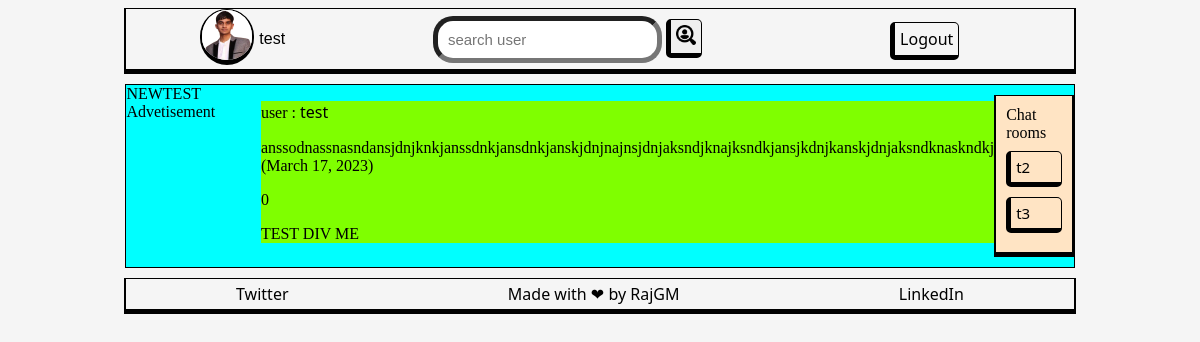
The app's page / (signed in) with its own data.
### socialmedia/models.py (models this page shows)
class Post(models.Model):
    postId = models.AutoField(primary_key=True)
    user = models.ForeignKey(User, on_delete=models.DO_NOTHING, related_name='posts')
    postDate = models.DateField(null=True)
    text = models.CharField(max_length=500)
    likes = models.IntegerField(null=True)
    media = models.ImageField(upload_to='dp')

class Follower(models.Model):
    user = models.CharField(max_length=200)
    follower = models.CharField(max_length=200)
    chat_room = models.CharField(max_length=100, null=True)

### socialmedia/views.py (the view)
# urls.py: path('', views.PostView.as_view(), name='home'),
class PostView(APIView):
    renderer_classes = [TemplateHTMLRenderer]
    template_name = 'home_base.html'
    def get(self, request):
        user = request.user
        queryset = Post.objects.all().order_by('-postId')
        if user.is_authenticated:
            user_profile = AppUser.objects.get(user=user)
            following_list=[]
            followings = Follower.objects.filter(follower=request.user)
            for following in followings:
                following_list.append(following)
            if user_profile.profileImage:
                image_url = user_profile.profileImage.url
            else:
                image_url = None
            return Response({'posts':queryset, 'user_profile':user_profile, 'img_url':image_url, 'user':user,'following_list':following_list})
        return Response({'posts':queryset, 'user_profile':None, 'img_url':None, 'user':user,'following_list':None})

### socialmedia/templates/home_base.html
{% include "./header.html" %}
<body class="column">
  {% include "./nav.html" %}
  <div class="mainBody">
    <div>NEWTEST Advetisement</div>
    <div>
      {% block content %} {% include "./home_feed.html"%} {% endblock %}
    </div>
    <div>{% block sidebar %} {% include "./sidebar.html" %} {% endblock %}</div>
  </div>
  {% include "./footer.html" %}
</body>

### socialmedia/templates/nav.html (shortened to what this page needs)
<div class="navBar boderDiv">
  {% if user.is_authenticated %}
  <div >
    {% if user_profile.profileImage %}
    <div class="row">
      <div>
        <a href="/user_home">
          <img src="{{ img_url }}" class="dp" />
        </a>
      </div>
      <div>{{ user.username }}</div>
    </div>
    {% else %}
    <div>
      <a href="/user_home">Profile</a>
    </div>
    {% endif %}
  </div>
  {% else %}
  <div>
    <a href="/login">Login</a>
  </div>
  {% endif %}
  <div>
    <form class="search-bar" method="POST" action="{% url 'search-user'%}">
      <input type="search" placeholder="search user" name="q" class="searchBar" />
      <button type="submit" id="search-button" class="button">
        <img src="/static/assets/search.png" class="iconImg" />
      </button>
    </form>
  </div>
  <div class="navRightDiv">
    {% if user.is_authenticated %}
    <div>
      <a href="../logout" class="button"> Logout </a>
    </div>
    {% else %}
    <div>
      <a href="/signup">Sign up</a>
    </div>
    {% endif %}
  </div>
</div>

### socialmedia/templates/home_feed.html (shortened to what this page needs)
<div class="feedDiv">
    {% for post in posts %}
    <div class="card" style='margin-top: 10px'>
      <div class="card-section">
        <p> user : <a href="/{{ post.user }}">{{ post.user }}</a> </p>
        <p>{{ post.text }} ({{ post.postDate }})</p>
        <p>{{post.likes}} </p>
      </div>
    </div>
    {% endfor %}
    <div>
      TEST DIV ME
    </div>
  </div>

### socialmedia/templates/sidebar.html
<div class="sideBar boderDiv">
{% if user.is_authenticated %}
    <div >
      <div>Chat rooms </div>
        <div class="chatRoomList">
        {% for following in following_list %}<a href="/chat/{{ following.chat_room }}"> <div class="button">
          {{ following.user }}
        </div>  </a>
        {% endfor %}
      </div>
    </div>
  {% else %}
    <div id="centerText">
      <p>LogIN to access</p>
      <p>To</p>
      <p>ChatBox</p>
    </div>
  {% endif %}
</div>

### socialmedia/static/css/index.css (style rules this page uses)
body { background-color: whitesmoke; }
.navBar { width: 80%; height: 60px; display: flex; flex-direction: row; justify-content: space-around; align-items: center; }
.iconImg { height: 20px; width: 20px; }
.dp { height: 50px; width: 50px; border-radius: 50px; border-top: 1px solid black; border-left: 2px solid black; border-right: 2px solid black; border-bottom: 5px solid black; }
.navRightDiv { display: flex; flex-direction: row; justify-content: space-around; align-items: center; width: 150px; }
.button { padding:5px; border-radius: 5px; text-decoration: none; border: 1px solid black; border-left: 5px solid black; border-bottom: 5px solid black; }
.column { display: flex; flex-direction: column; align-items: center; gap: 10px; }
.searchBar { border-width: 5px; border-radius: 20px; }
.boderDiv { border-top: 1px solid black; border-left: 2px solid black; border-right: 2px solid black; border-bottom: 5px solid black; }
a { text-decoration: none; color: black; font-family: 'Segoe UI', Tahoma, Geneva, Verdana, sans-serif; }
.mainBody { width: 80%; display: flex; flex-direction: row; justify-content: space-around; border: 1px solid black; background-color: aqua; }
.feedDiv { background-color: chartreuse; }
.sideBar { display: flex; flex-direction: column; background-color: bisque; margin-top: 10px; padding: 10px; margin-bottom: 10px; }
.row { display: flex; flex-direction: row; justify-content: space-around; align-items: center; gap: 5px; font-family: 'Lucida Sans', 'Lucida Sans Regular', 'Lucida Grande', 'Lucida Sans Unicode', Geneva, Verdana, sans-serif; }
.chatRoomList { display: flex; flex-direction: column; min-height: 100px; justify-content: center; font-size: 15px; gap:10px; font-family:'Lucida Sans', 'Lucida Sans Regular', 'Lucida Grande', 'Lucida Sans Unicode', Geneva, Verdana, sans-serif; }
input { padding: 10px; border-radius: 10px; font-size: 15px; }

### records on screen
Post: user "test", text "anssodnassnasndansjdnjknkjanssdnkjansdnkjanskjdnjnajnsjdnjaksndjknajksndkjansjkdnjkanskjdnjaksndknaskndkj", postDate "March 17, 2023", likes "0"
Follower: user "t2"
Follower: user "t3"

### other values on screen
{{ user.username }} "test"
